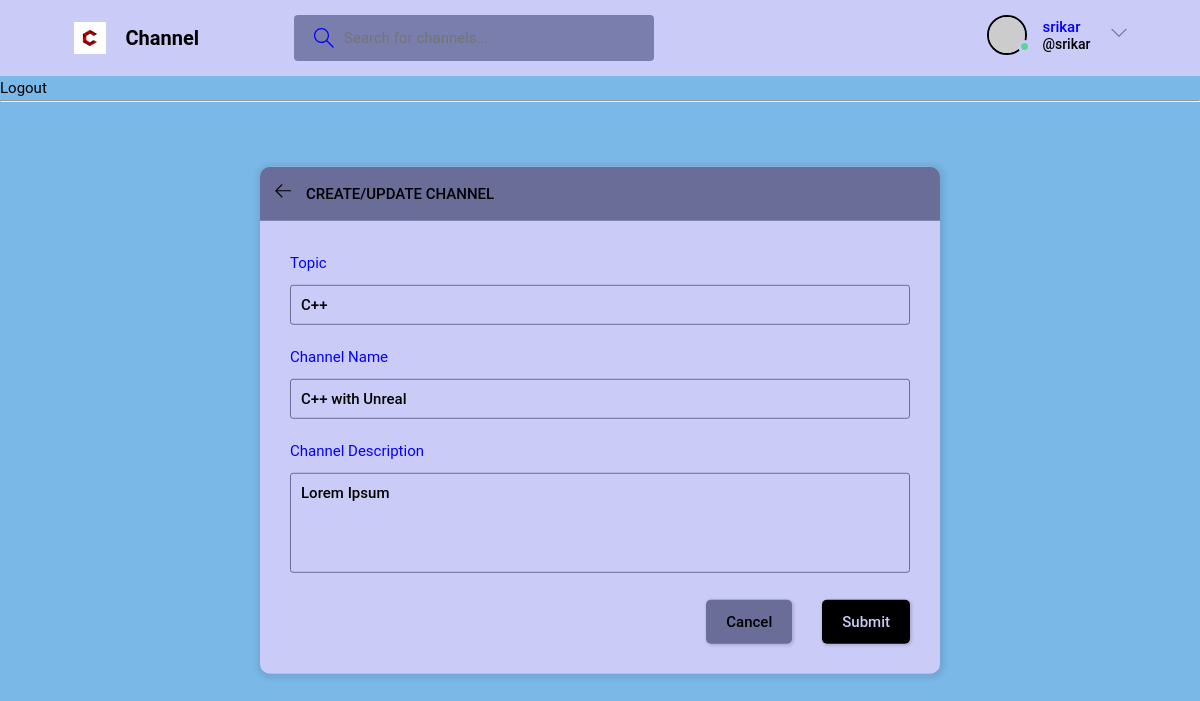
Page /edit-room/2/ (signed in) on the committed database.
### base/models.py (models this page shows, shortened)
class Room(models.Model):
    host = models.ForeignKey(User, on_delete=models.SET_NULL, null=True)
    topic = models.ForeignKey(Topic, on_delete=models.SET_NULL, null=True)
    name = models.CharField(max_length=200)
    description = models.TextField(null=True, blank=True)
    participants = models.ManyToManyField(User, related_name="participant", blank=True)
    updated = models.DateTimeField(auto_now=True)
    created = models.DateTimeField(auto_now_add=True)
    id = models.UUIDField
    class Meta:
        ordering = ['-updated', '-created']

class Topic(models.Model):
    name = models.CharField(max_length=200)

### base/views.py (the view, shortened to what this page needs)
# urls.py: path('edit-room/<str:pk>/', views.editRoom, name = "edit-room"),
@login_required(login_url='login')
def editRoom(request, pk):
    room = Room.objects.get(id=int(pk))
    form = RoomForm(instance=room)
    topics = Topic.objects.all()
    if request.user != room.host:
        return HttpResponse("YOU ARE NOT ALLOWED HERE")
    context = {'form': form, 'topics': topics, 'room': room}
    return render(request, 'base/room_form.html', context)

### base/forms.py
class RoomForm(ModelForm):
    class Meta:
        model = Room
        fields = '__all__'
        exclude = ['host', 'participants']

### base/templates/base/room_form.html (shortened to what this page needs)
{% extends 'main.html' %}
  {% block content %}
  <main class="create-room layout">
    <div class="container">
      <div class="layout__box">
        <div class="layout__boxHeader">
          <div class="layout__boxTitle">
            <a href="{% url 'home' %}">
              <svg version="1.1" xmlns="http://www.w3.org/2000/svg" width="32" height="32" viewBox="0 0 32 32">
                <title>arrow-left</title>
                <path
                  d="M13.723 2.286l-13.723 13.714 13.719 13.714 1.616-1.611-10.96-10.96h27.625v-2.286h-27.625l10.965-10.965-1.616-1.607z">
                </path>
              </svg>
            </a>
            <h3>Create/Update Channel</h3>
          </div>
        </div>
        <div class="layout__body">
          <form class="form" action="" method="POST">
            <div class="form__group">
              <label for="room_topic">Topic</label>
              <input required type="text" value="{{room.topic.name}}" name="topic" list="topic-list"/>
            </div>
            <div class="form__group">
              <label for="room_name">Channel Name</label>
              {{form.name}}
            </div>
            <div class="form__group">
              <label for="room_description">Channel Description</label>
              {{form.description}}
            </div>
            <div class="form__action">
              <a class="btn btn--dark" href="{% url 'home' %}">Cancel</a>
              <button class="btn btn--main" type="submit">Submit</button>
            </div>
          </form>
        </div>
      </div>
    </div>
  </main>
{% endblock content %}

### templates/navbar.html (shortened to what this page needs)
{% load static %}
<header class="header header--loggedIn">
    <div class="container">
      <a href="{% url 'home' %}" class="header__logo">
        <img src="{% static 'images/favicon.ico' %}" />
        <h1>Channel</h1>
      </a>
      <form class="header__search" method="GET" action="{% url 'home' %}">
        <label>
          <input name="q" placeholder="Search for channels..." />
        </label>
      </form>
      <nav class="header__menu">
        {% if request.user.is_authenticated %}
        <div class="header__user">
          <a href="{% url 'user-profile' request.user.id %}">
            <div class="avatar avatar--medium active">
              <img src="https://randomuser.me/api/portraits/men/37.jpg" />
            </div>
            <p>{{request.user.username}}<span>@{{request.user.username}}</span></p>
          </a>
          <button class="dropdown-button">
            <svg version="1.1" xmlns="http://www.w3.org/2000/svg" width="32" height="32" viewBox="0 0 32 32">
              <title>chevron-down</title>
              <path d="M16 21l-13-13h-3l16 16 16-16h-3l-13 13z"></path>
            </svg>
          </button>
        </div>
        {% else %}
        <a href="{% url 'login' %}">
          <img src="{% static 'images/avatar.svg' %}" />
          <p>Login</p>
        </a>
        {% endif %}
      </nav>
    </div>
  </header>
{% if request.user.is_authenticated %}
    <a href="{% url 'logout' %}">Logout</a>
    <hr>
{% else %}
    <a href="{% url 'login' %}">Login</a>
    <hr>
{% endif %}

### rows in the picture
Room: topic "C++", name "C++ with Unreal", description "Lorem Ipsum"

### other values in the picture
{{ request.user.username }} "srikar"
